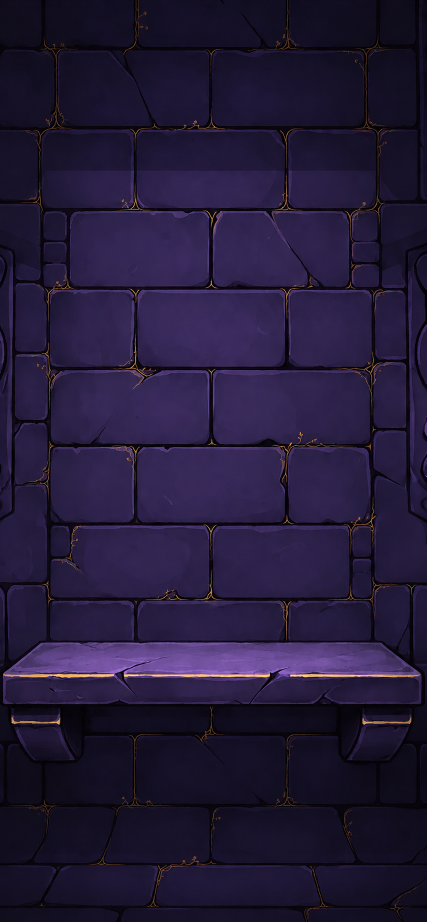
#> input picture assets/images/background/StoneWall.png, 853 x 1844 px (shown at 1/2 size)
$ python build_wall_veins.py
#> lines starting #> are read from the running program, lines starting #| are printed output that depends on the picture
"""Wall vein glow layers for the Hunt stone wall.

Pete's decision (2026-10-11): the Hunt wall's gold veins pulse once on each CORRECT
answer, tinted to the momentum tier. This builds the four layers that pulse.

Reads  assets/images/background/StoneWall.png (853x1844).
Writes assets/images/background/wall-veins/ -- all four are 853x1844 RGBA, the exact canvas
of StoneWall.png, so they register pixel for pixel. WHITE with alpha only: the app tints
them per tier with Image tintColor.
  veins.png        crisp vein lines on the wall body (ledge excluded)
  veins_halo.png   pre-blurred glow around those veins
  shelf.png        crisp lines on the ledge and brackets (y 1320-1500)
  shelf_halo.png   pre-blurred glow for the ledge
Generated art: never hand-edit the PNGs, re-run this script.

Usage: python3 tools/art/build_wall_veins.py [wall_png] [out_dir]   (Pillow, numpy)
"""
import sys
from pathlib import Path

import numpy as np
from PIL import Image, ImageFilter

REPO = Path(__file__).resolve().parents[2]
WALL = Path(sys.argv[1]) if len(sys.argv) > 1 else REPO / 'assets/images/background/StoneWall.png'
OUT = Path(sys.argv[2]) if len(sys.argv) > 2 else REPO / 'assets/images/background/wall-veins'

SHELF_Y0, SHELF_Y1 = 1320, 1500   # ledge lit edge is y=1350 (bossGauntletLedge.ts), plus brackets


def blur_alpha(a, rad):
    img = Image.fromarray((np.clip(a, 0, 1) * 255).astype(np.uint8))
    return np.array(img.filter(ImageFilter.GaussianBlur(rad))) / 255.0


def white(alpha_map):
    h, w = alpha_map.shape
    o = np.zeros((h, w, 4), np.uint8)
    o[..., :3] = 255
    o[..., 3] = (np.clip(alpha_map, 0, 1) * 255).astype(np.uint8)
    return Image.fromarray(o, 'RGBA')


def main():
    wall = Image.open(WALL).convert('RGB')
#> wall is the input picture: PIL image 853x1844 RGB; mean R, G, B 35.3, 26.1, 56.3
    w, h = wall.size
#> w = 853; h = 1844
    assert (w, h) == (853, 1844), f'unexpected wall size {w}x{h}'
    im = np.array(wall).astype(float)
    r, b = im[..., 0], im[..., 2]
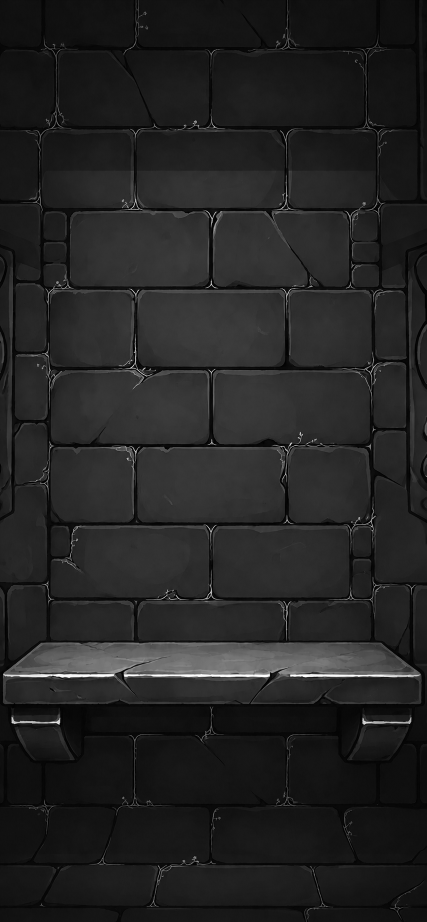
#> r: shape (1844, 853) float64 (shown at 1/2 size); min 0, max 255, mean 35.3
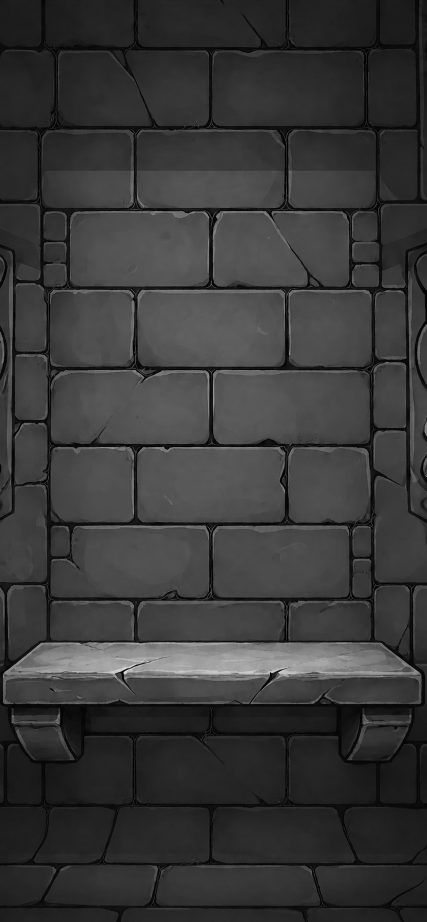
#> b: shape (1844, 853) float64 (shown at 1/2 size); min 0, max 235, mean 56.3

    # soft "gold on purple" score
    alpha = np.clip((r - b - 12) / (60 - 12), 0, 1) * np.clip((r - 60) / 50, 0, 1)
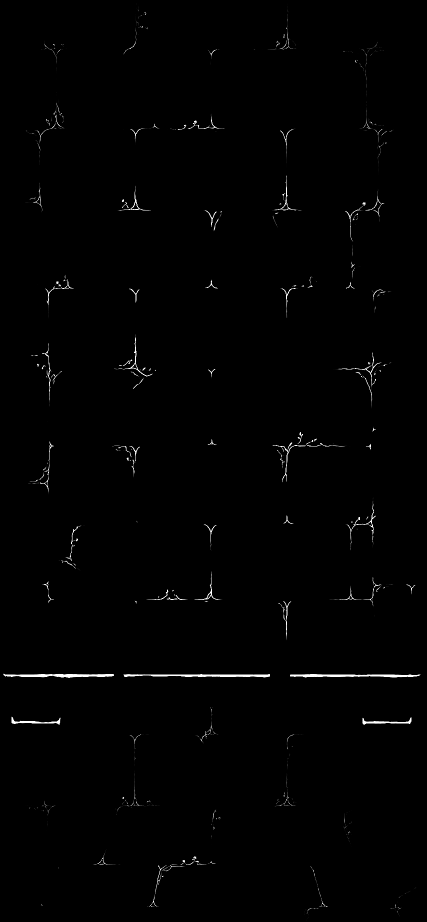
#> alpha: shape (1844, 853) float64 (shown at 1/2 size); min 0, max 1, mean 0.00737
    yy = np.arange(h)[:, None] * np.ones((1, w))
    shelf = (yy >= SHELF_Y0) & (yy < SHELF_Y1)

    # thicken slightly so a glowing vein reads at phone size
    thick = np.maximum(alpha, blur_alpha(alpha, 1.2) * 1.6)
    OUT.mkdir(parents=True, exist_ok=True)
    for name, mask in (('veins', ~shelf), ('shelf', shelf)):
        white(np.where(mask, thick, 0)).save(OUT / f'{name}.png', optimize=True)
        base = np.where(mask, alpha, 0)
        halo = np.maximum(blur_alpha(base, 7) * 5.0, blur_alpha(base, 18) * 9.0)
        white(halo).save(OUT / f'{name}_halo.png', optimize=True)
#> this loop made 2 passes
#> pass 1, in main, `halo = np.maximum(blur_alpha(base, 7) * 5.0, blur_alpha(base, 18) * 9.0)`:
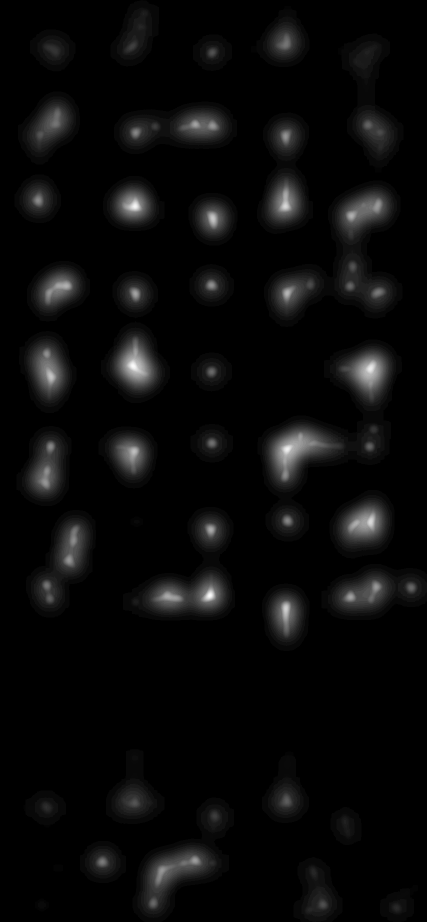
#> halo: shape (1844, 853) float64 (shown at 1/2 size); min 0, max 1.08, mean 0.0423; drawn with min black and max white
#> after the loop:
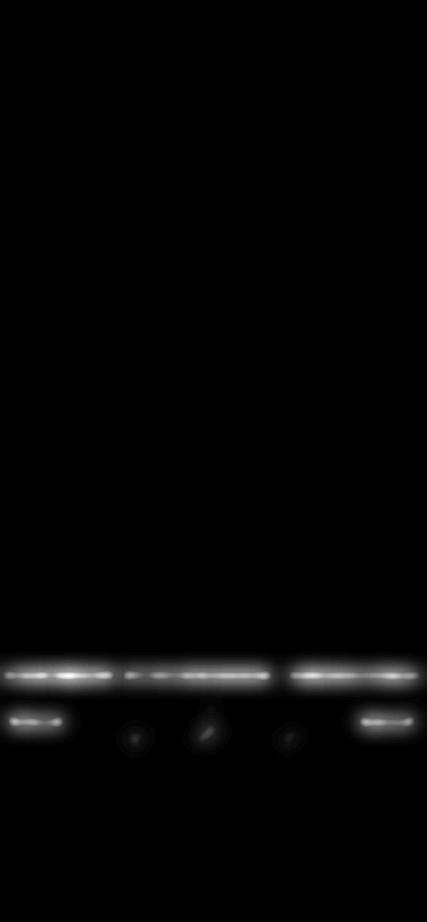
#> halo: shape (1844, 853) float64 (shown at 1/2 size); min 0, max 1.75, mean 0.028; drawn with min black and max white
    print('wrote', OUT)


if __name__ == '__main__':
    main()
